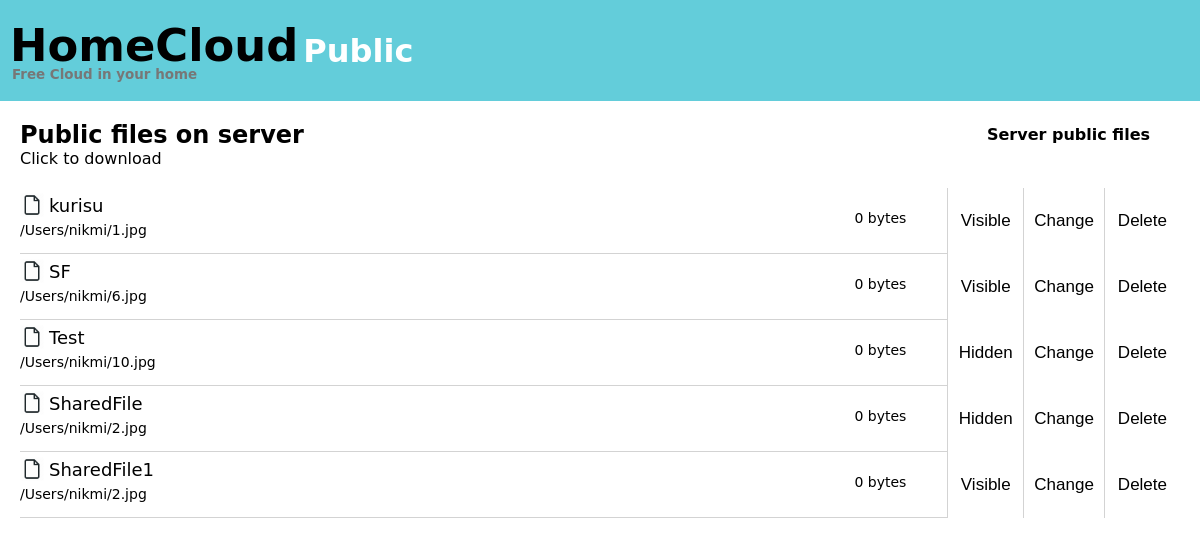
The page /file/public/share/getFiles (signed in) on the database as committed earlier.
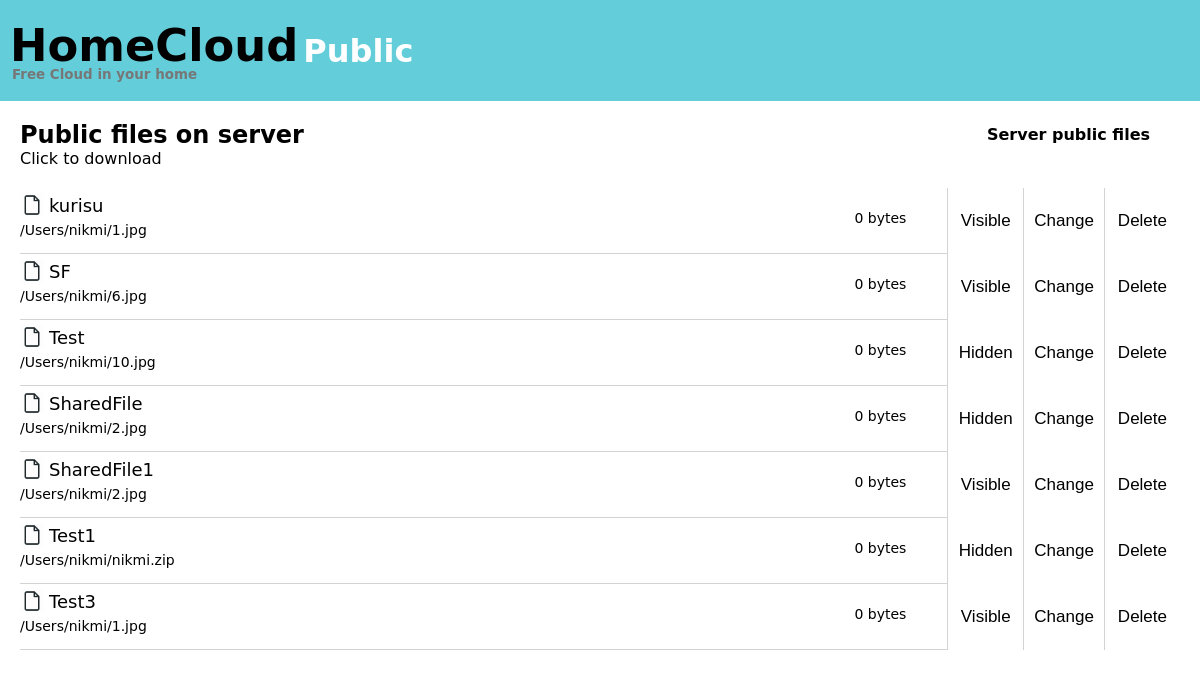
The same page on the database as committed later.
### File/models.py (models this page shows)
class Publicfile(models.Model):
    pseudoname=models.CharField(max_length=255,unique=True,primary_key=True)
    Sharinguser=models.CharField(max_length=255,default='')
    path=models.FilePathField(max_length=100000)
    isvisible=models.CharField(max_length=5,default="True")
    isdownloaded=models.CharField(max_length=3,default="on")

### File/Public/actions.py (the view)
# urls.py: path('share/getFiles',actions.GetUserFile,name='userpublic'),
@login_required
def GetUserFile(request):
        Uflies=[]
        for i in Publicfile.objects.filter(Sharinguser=request.user):
                try:
                        size=os.path.getsize(i.path)
                except FileNotFoundError:
                        size=0
                Uflies.append(UserFile(pn=i.pk,size=size,path=i.path,visible=i.isvisible))
        return render(request, "Public/UserFileList.html",
        {
                "host":request.scheme + "://" +request.get_host(),
                "list":Uflies
        })

### File/templates/Public/UserFileList.html (shortened to what this page needs)
{%load staticfiles%}
{% include "./blocks/header.html" %}
<body>
    <div class="rows">
        <div style="margin-bottom: 20px;display: flex;flex-direction: row;align-items: center;justify-content: space-between">
            <div>
                <h2>Public files on server</h2>
                <span>Click to download</span>
            </div>
            <a class="ToMyFiles" href= {% url 'serverpublic'  %} >Server public files</a>
        </div>
        {% for item in list %}
        <div class="file">
            <a href={% url 'downloadPub' name=item.pn|escape %}>
                <div style="display:flex;align-items: center;grid-area:File">
                    <img src="{% static 'images/file.png' %}" style="height: 24px;margin-right: 5px;"> {{item.pn|escape}}
                </div>
                <span style="grid-area:path">{{item.path|escape}}</span>
                <span style="grid-area:size">
                    {{item.size|filesizeformat|escape}}
                </span>
            </a>
            <button class="FileBtn" onclick="ConfirmModal('{{item.pn|escape}}','{{host}}{% url 'SwthVisFile'  %}' ,'{% if item.visible|escape == "True" %}You want to Hide the file{% else %}You want a Visible this file{% endif %}?')" >
                {% if item.visible|escape == "True" %}
                    Visible
                {% else %}
                    Hidden
                {% endif %}
            </button>
            <button class="FileBtn">Change</button>
            <button class="FileBtn DelBtn" onclick="ConfirmModal('{{item.pn|escape}}','{{host}}{% url 'delpubfile' %}' ,'You sure delete file?')" >Delete</button>
        </div>
        {% endfor %}
    </div>
</body>

Rows that differ between the two databases and show on the page:
added Publicfile: pn "Test1", path "/Users/nikmi/nikmi.zip"
added Publicfile: pn "Test3", path "/Users/nikmi/1.jpg"
Other text that changed with them:
new list line: "0 bytes Hidden Change Delete"
new list line: "0 bytes Visible Change Delete"
